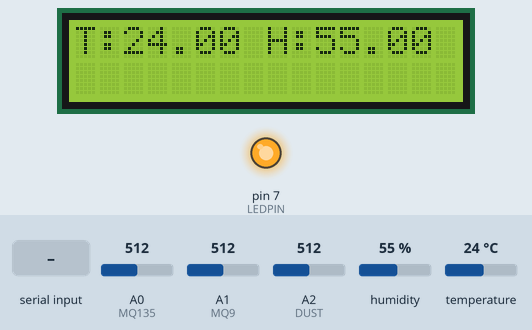
Simulated run of this sketch. Board: Arduino Uno, built with avr-gcc and run on an emulated ATmega328P. Shown: 16×2 character LCD, output pins drawn as LEDs (lit = HIGH). The test bench sets the inputs (shaded band); at power-on: humidity 55 %, A0 (MQ135) = 512, A1 (MQ9) = 512, A2 (DUST) = 512, temperature 24 °C. What the sketch prints to the serial monitor is not drawn.

Above: at 1.2 s.
1.3 s: "P:90\n" received over Serial
13.7 s: humidity set to 22 %
At 17.2 s:
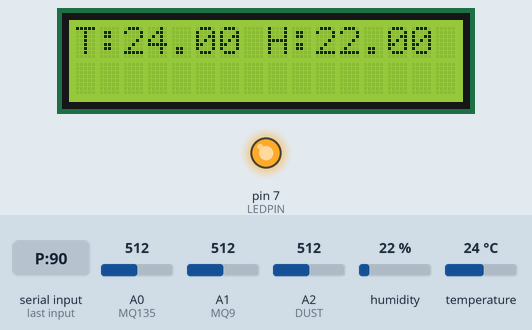
25.9 s: A0 (MQ135) set to 490
At 34.9 s:
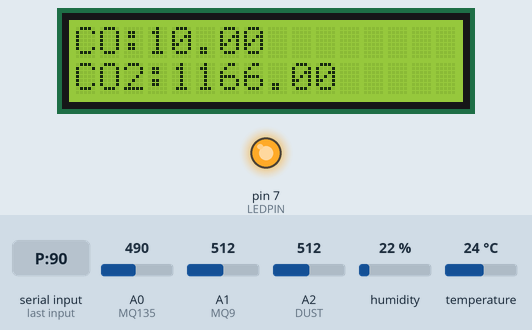
38.0 s: A1 (MQ9) set to 490
At 43.7 s:
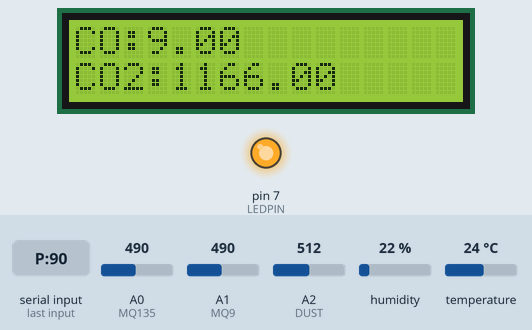
46.1 s: A2 (DUST) set to 490
At 53.8 s:
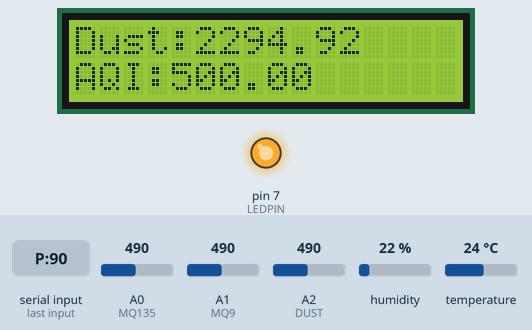
56.3 s: temperature set to 12 °C
At 57.8 s:
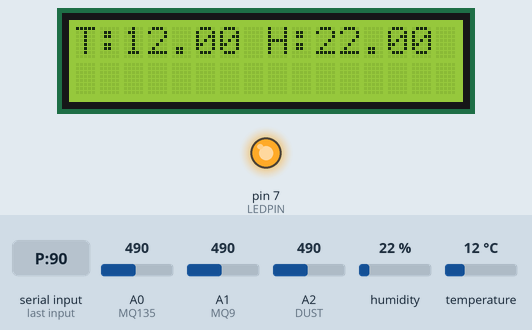
Timing chart, 0 to 59.3 s (numbered marks = the images above; inputs shaded):
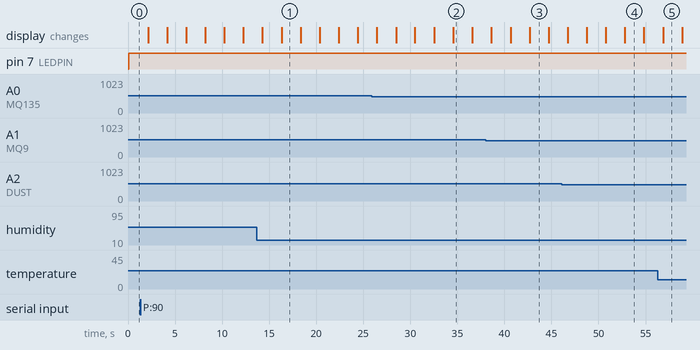

Measured:
- what the display in image 1 shows lasts 2.1 s, from 16.3 s to 18.4 s

The sketch:

arduino_processing_aqi.ino
```cpp
#include <DHT.h>
#include <Wire.h>
#include <LiquidCrystal_I2C.h>

#define DHTPIN 2
#define DHTTYPE DHT11

#define MQ135 A0
#define MQ9   A1
#define DUST  A2
#define LEDPIN 7

DHT dht(DHTPIN, DHTTYPE);
LiquidCrystal_I2C lcd(0x27, 16, 2);

float predictedAQI = -1;

//CALIBRATED AQI
float calculateAQI(float co2, float co, float dust) {

  // Normalize (based on real ranges)
  float dustIndex = dust * 0.4;        // PM dominant
  float coIndex   = co * 6;
  float co2Index  = (co2 - 400) * 0.05;

  float aqi = dustIndex + coIndex + co2Index;

  // Calibration factor
  aqi = aqi * 1.2;

  if (aqi < 0) aqi = 0;
  if (aqi > 500) aqi = 500;

  return aqi;
}

void setup() {
  Serial.begin(9600);
  dht.begin();
  lcd.init();
  lcd.backlight();
  pinMode(LEDPIN, OUTPUT);
}

void loop() {

  //READ PREDICTION
  if (Serial.available()) {
    String data = Serial.readStringUntil('\n');

    if (data.startsWith("P:")) {
      float val = data.substring(2).toFloat();
      if (val > 10 && val < 500) {
        predictedAQI = val;
      }
    }
  }

  float temp = dht.readTemperature();
  float hum  = dht.readHumidity();

  int rawMQ135 = analogRead(MQ135);
  int rawMQ9   = analogRead(MQ9);

  //DUST SENSOR
  digitalWrite(LEDPIN, LOW);
  delayMicroseconds(280);
  int rawDust = analogRead(DUST);
  delayMicroseconds(40);
  digitalWrite(LEDPIN, HIGH);

  float voltage = rawDust * (5.0 / 1023.0);
  float dustDensity = (voltage - 0.1) * 1000;
  if (dustDensity < 0) dustDensity = 0;

  //GAS SCALING
  float co2ppm = map(rawMQ135, 0, 1023, 400, 2000);
  float coppm  = map(rawMQ9,   0, 1023, 0, 20);

  float aqi = calculateAQI(co2ppm, coppm, dustDensity);

  //SEND TO ESP
  Serial.print(temp); Serial.print(",");
  Serial.print(hum); Serial.print(",");
  Serial.print(co2ppm); Serial.print(",");
  Serial.print(coppm); Serial.print(",");
  Serial.print(dustDensity); Serial.print(",");
  Serial.println(aqi);

  //LCD

  lcd.clear();
  lcd.setCursor(0,0);
  lcd.print("T:");
  lcd.print(temp);
  lcd.print(" H:");
  lcd.print(hum);
  delay(2000);

  lcd.clear();
  lcd.setCursor(0,0);
  lcd.print("CO:");
  lcd.print(coppm);
  lcd.setCursor(0,1);
  lcd.print("CO2:");
  lcd.print(co2ppm);
  delay(2000);

  lcd.clear();
  lcd.setCursor(0,0);
  lcd.print("Dust:");
  lcd.print(dustDensity);
  lcd.setCursor(0,1);
  lcd.print("AQI:");
  lcd.print(aqi);
  delay(2000);

  lcd.clear();
  lcd.setCursor(0,0);
  lcd.print("Pred:");
  lcd.setCursor(0,1);

  if (predictedAQI > 0) lcd.print(predictedAQI);
  else lcd.print("Waiting");
  delay(2000);
}
```
